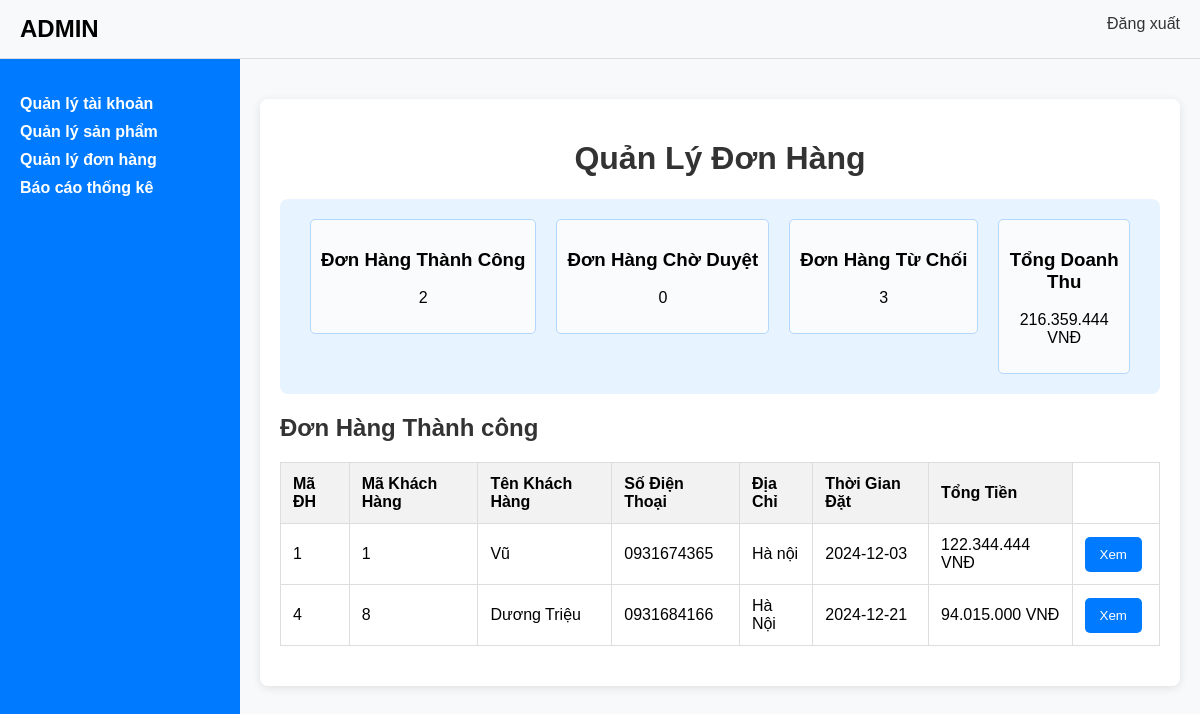
/admin/index.php?action=manage-orders&value=dhthanhcong, run on the app's committed database.
### tables this page shows
CREATE TABLE `donhang` (
  `MaDH` int(11) NOT NULL,
  `MaKH` int(11) DEFAULT NULL,
  `NgayDat` date DEFAULT NULL,
  `TenNguoiNhan` varchar(100) DEFAULT NULL,
  `SDT` varchar(15) DEFAULT NULL,
  `DiaCHiGiaoHang` varchar(255) DEFAULT NULL,
  `NgayGiaoHang` date DEFAULT NULL,
  `GiaTriDH` double DEFAULT NULL,
  `PhiVanChuyen` double DEFAULT NULL,
  `KhuyenMai` double DEFAULT NULL,
  `TongTien` double DEFAULT NULL,
  `TrangThai` enum('0','1','2') DEFAULT '0'
);

CREATE TABLE `khachhang` (
  `MaKH` int(11) NOT NULL,
  `TenKH` varchar(100) NOT NULL,
  `DiaChi` varchar(255) DEFAULT NULL,
  `SoDienThoai` varchar(15) DEFAULT NULL,
  `GioiTinh` char(1) DEFAULT NULL,
  `MatKhau` varchar(255) DEFAULT NULL,
  `MaGioHang` int(11) DEFAULT NULL
);

### admin/module/main/qldh/dhthanhcong.php (the view, shortened to what this page needs)
<h2 class="status-title">Đơn Hàng Thành công</h2>
    <table>
        <thead>
            <tr>
                <th>Mã ĐH</th>
                <th>Mã Khách Hàng</th>
                <th>Tên Khách Hàng</th>
                <th>Số Điện Thoại</th>
                <th>Địa Chỉ</th>
                <th>Thời Gian Đặt</th>
                <th>Tổng Tiền</th>
            </tr>
        </thead>
        <tbody>
            <?php
                $sql = "SELECT * FROM donhang JOIN khachhang ON donhang.MaKH = khachhang.MaKH WHERE trangthai = '1'";
                $resuilt = mysqli_query($mysqli, $sql);
                if ($resuilt && mysqli_num_rows($resuilt) > 0) {
                    while ($row = mysqli_fetch_assoc($resuilt)) {
            ?>
            <tr>
            <td><?php echo $row['MaDH']; ?></td>
                    <td><?php echo $row['MaKH']; ?></td>
                    <td><?php echo $row['TenKH']; ?></td>
                    <td><?php echo $row['SDT']; ?></td>
                    <td><?php echo $row['DiaCHiGiaoHang']; ?></td>
                    <td><?php echo $row['NgayDat']; ?></td>
                    <td><?php echo number_format($row['TongTien'], 0, ',', '.'); ?> VNĐ</td>
                    <td><form method="POST" style="display: inline;">
                            <button type="submit" name="Xem" value="<?php echo $row['MaDH']; ?>" class="btn xem-btn">Xem</button>
                        </form></td>
            </tr>
            <?php }}?>
        </tbody>
    </table>
</div>

### admin/css/style.css (style rules this page uses)
body { font-family: Arial, sans-serif; margin: 0; padding: 0; }
table { width: 100%; border-collapse: collapse; margin-top: 20px; }
table, th, td { border: 1px solid #ddd; }
th, td { padding: 10px; text-align: left; }
th { background-color: #007bff; color: white; }
button { margin-right: 5px; }

### admin/module/main/quanlydonhang.php (style rules this page uses)
body { font-family: Arial, sans-serif; background-color: #f4f4f4; margin: 0; }
table { width: 100%; border-collapse: collapse; margin: 20px 0; }
th, td { padding: 12px; border: 1px solid #ddd; text-align: left; }
th { background-color: #f2f2f2; color: black; }
.btn { background-color: #007bff; color: white; border: none; padding: 10px 15px; cursor: pointer; border-radius: 5px; margin-right: 5px; }
.status-title { margin-top: 20px; font-size: 1.5em; color: #333; }

### data on the page
donhang: MaDH "1", MaKH.MaKH "1", MaKH.TenKH "Vũ", SDT "0931674365", DiaCHiGiaoHang "Hà nội", NgayDat "2024-12-03", TongTien "122.344.444"
donhang: MaDH "4", MaKH.MaKH "8", MaKH.TenKH "Dương Triệu", SDT "0931684166", DiaCHiGiaoHang "Hà Nội", NgayDat "2024-12-21", TongTien "94.015.000"

### other printed values
$thanhcong "2"
$choduyet "0"
$tuchoi "3"
$doanhthu_total "216.359.444"
